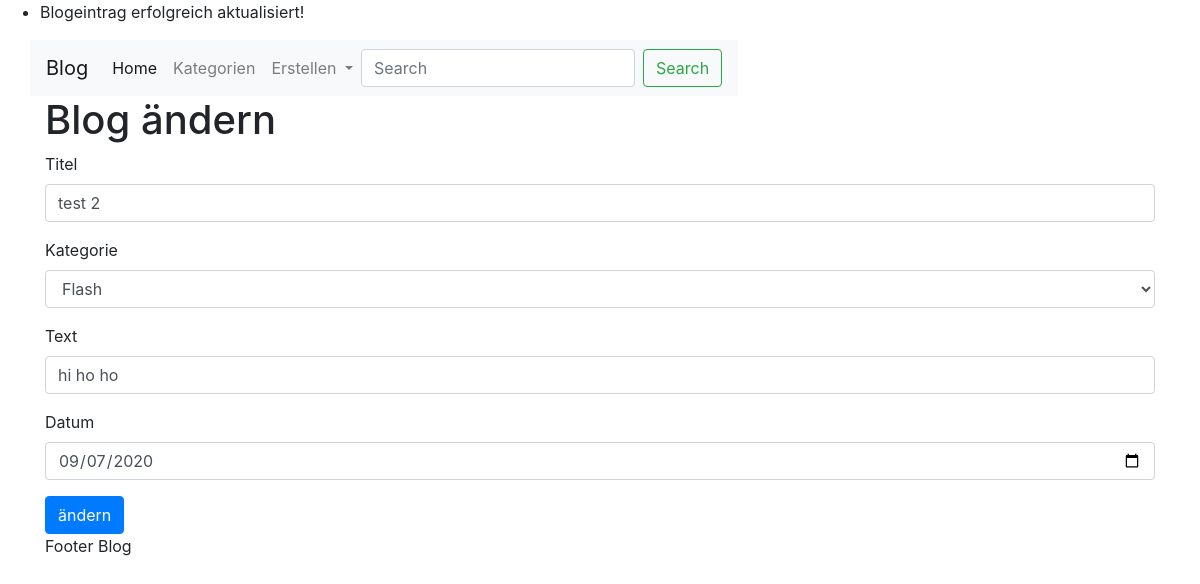
The page /blog/modify/2 on the database its author committed.
### app/models.py (models this page shows)
class Blogeintrag(db.Model):
    id = db.Column(db.Integer, primary_key=True)
    titel = db.Column(db.String, nullable=False)
    kategorie = db.Column(db.ForeignKey("kategorie.id"), nullable=False)
    text = db.Column(db.String, nullable=False)
    datum = db.Column(db.Date, nullable=False)

### app/blog/routes.py (the view, shortened to what this page needs)
@bp.route('/blog/modify/<int:id>', methods=['POST', 'GET'])
def update(id):
    flash("Blogeintrag erfolgreich aktualisiert!")
    blogeintrag = Blogeintrag.query.get_or_404(id)
    form = Blogform(request.form)
    form.title.data = blogeintrag.titel
    form.category.data = blogeintrag.kategorie
    form.text.data = blogeintrag.text
    form.date.data = blogeintrag.datum
    return render_template("blog/update.html", form=form, kategorien=Kategorie.query.all())

### app/blog/form.py
class Blogform(Form):
    title = StringField('Titel', validators = [DataRequired()])
    category = IntegerField('Kategorie', validators=[DataRequired()])
    text = StringField('Text', validators=[DataRequired()])
    date = DateField('Datum', validators=[DataRequired()])

### app/templates/blog/update.html (shortened to what this page needs)
{% extends "base.html" %}
{% block content %}
    <h1>Blog ändern</h1>
    <div>
        <form method="post" action="" role="form">
            <div class="form-group">
                <label for="title">{{ form.title.label.text }}</label>
                <input type="text" class="form-control" id="title" name="title"
                       value="{{ form.title.data }}">
            </div>
            <div class="form-group">
                <label for="category">{{ form.category.label.text }}</label>
                <select class="form-control" id="category" name="category">
                    {% for kategorie in kategorien %}
                        <option value="{{ kategorie.id }}"
                                {% if (kategorie.id == form.category.data) %} selected="selected" {% endif %}>{{ kategorie.value }}</option>
                    {% endfor %}
                </select>
            </div>
            <div class="form-group">
                <label for="text">{{ form.text.label.text }}</label>
                <input type="text" class="form-control" id="text" name="text"
                       value="{{ form.text.data }}">
            </div>
            <div class="form-group">
                <label for="date">{{ form.date.label.text }}</label>
                <input type="date" class="form-control" id="date" name="date"
                       value="{{ form.date.data }}">
            </div>
            <button type="submit" class="btn btn-primary">ändern</button>
        </form>
    </div>
{% endblock %}

### rows shown on the page
Blogeintrag: title "test 2", text "hi ho ho", date "09/07/2020"

### other values the page prints
{{ messages }} "Blogeintrag erfolgreich aktualisiert!"
form field category "Flash"
